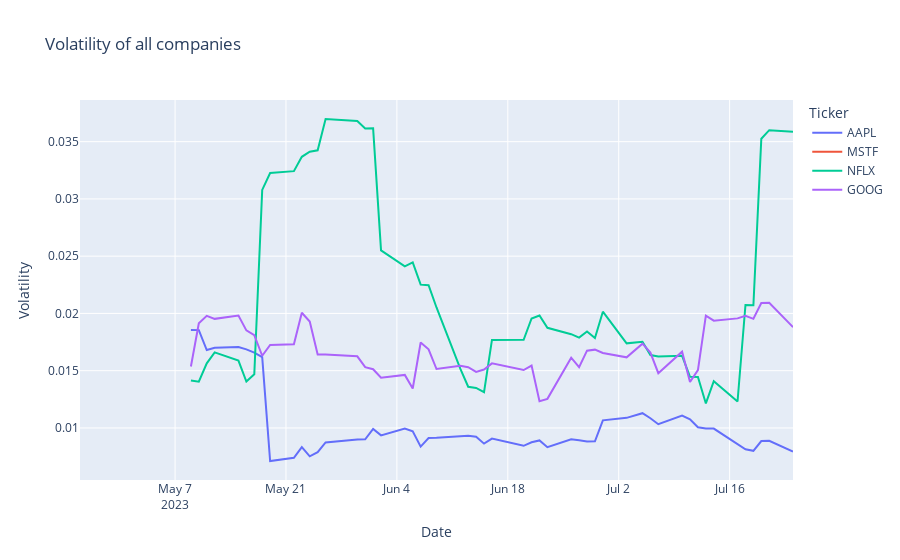

The code cell stored with this chart in its notebook:
### Code cell
# Let us now analyze the volatility of all companies. Volatility is a measure of how much and how often the stock price or market 
# fluctuates over a given period of time. Here’s how to visualize the volatility of all companies:

df['Volatility']=df.groupby('Ticker')['Close'].pct_change().rolling(window=10).std().reset_index(0,drop=True)
fig=px.line(df,x='Date',y='Volatility',color='Ticker',title='Volatility of all companies')
fig.show()

# High volatility indicates that the stock or market experiences large and frequent price movements, while low volatility 
# indicates that the market experiences smaller or less frequent price movements.
